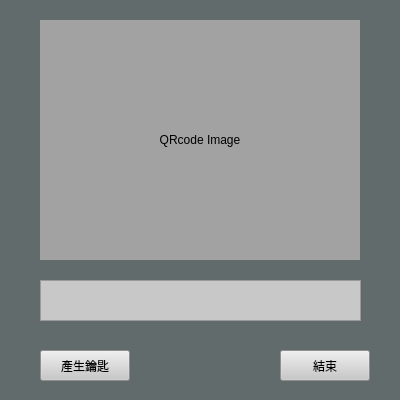
<?xml version="1.0" encoding="UTF-8"?>
<ui version="4.0">
 <class>Form</class>
 <widget class="QWidget" name="Form">
  <property name="geometry">
   <rect>
    <x>0</x>
    <y>0</y>
    <width>400</width>
    <height>400</height>
   </rect>
  </property>
  <property name="windowTitle">
   <string>Form</string>
  </property>
  <property name="styleSheet">
   <string notr="true">background-color: rgba(4, 20, 20, 100)</string>
  </property>
  <widget class="QLabel" name="label">
   <property name="geometry">
    <rect>
     <x>40</x>
     <y>20</y>
     <width>320</width>
     <height>240</height>
    </rect>
   </property>
   <property name="minimumSize">
    <size>
     <width>320</width>
     <height>240</height>
    </size>
   </property>
   <property name="maximumSize">
    <size>
     <width>320</width>
     <height>240</height>
    </size>
   </property>
   <property name="autoFillBackground">
    <bool>false</bool>
   </property>
   <property name="styleSheet">
    <string notr="true">background-color:rgb(162, 162, 162)</string>
   </property>
   <property name="text">
    <string>QRcode Image</string>
   </property>
   <property name="alignment">
    <set>Qt::AlignCenter</set>
   </property>
  </widget>
  <widget class="QTextEdit" name="textEdit">
   <property name="geometry">
    <rect>
     <x>40</x>
     <y>280</y>
     <width>321</width>
     <height>41</height>
    </rect>
   </property>
   <property name="styleSheet">
    <string notr="true">background-color:rgb(200, 200, 200)</string>
   </property>
  </widget>
  <widget class="QPushButton" name="pushButton_2">
   <property name="geometry">
    <rect>
     <x>40</x>
     <y>350</y>
     <width>90</width>
     <height>31</height>
    </rect>
   </property>
   <property name="styleSheet">
    <string notr="true">background-color: rgb(200, 200, 200)</string>
   </property>
   <property name="text">
    <string>產生鑰匙</string>
   </property>
  </widget>
  <widget class="QPushButton" name="pushButton_3">
   <property name="geometry">
    <rect>
     <x>280</x>
     <y>350</y>
     <width>90</width>
     <height>31</height>
    </rect>
   </property>
   <property name="styleSheet">
    <string notr="true">background-color: rgb(200, 200, 200)</string>
   </property>
   <property name="text">
    <string>結束</string>
   </property>
  </widget>
 </widget>
 <resources/>
 <connections/>
</ui>
